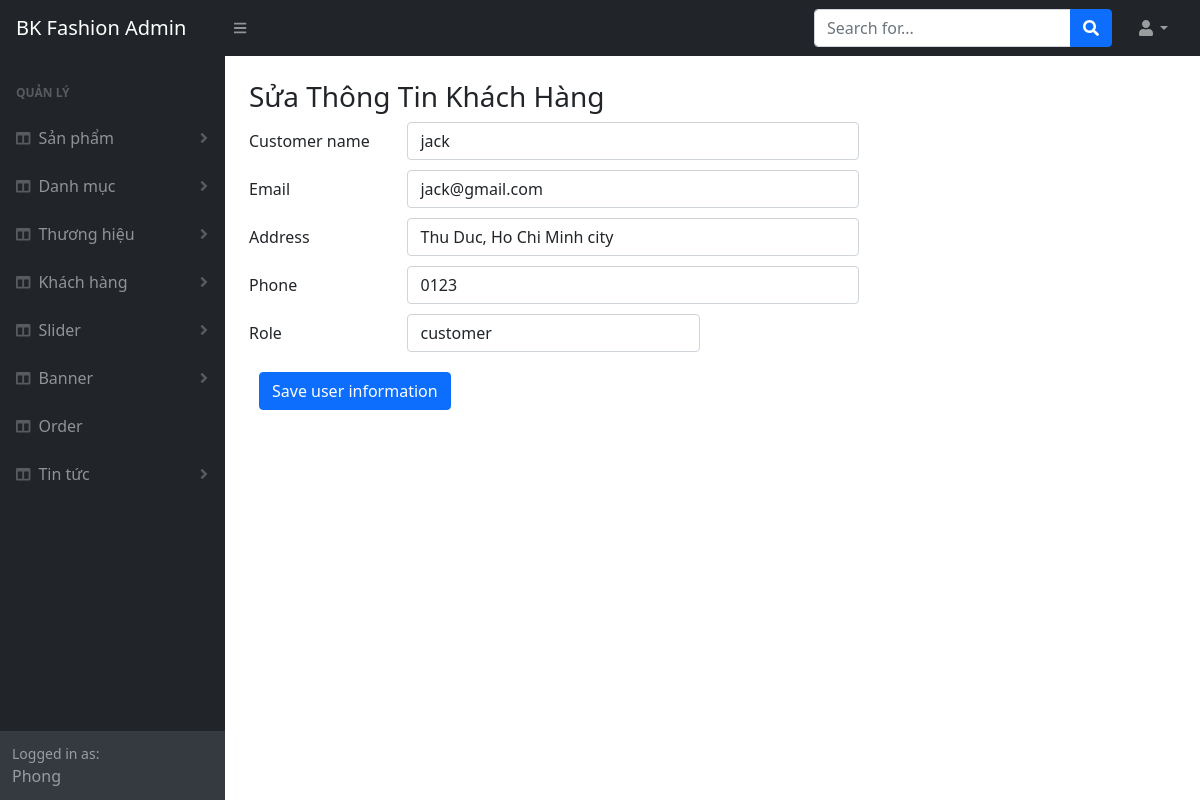
The app's page /admin/clientEdit.php?userId=1 (signed in) with its own data.
### tables this page shows
CREATE TABLE `tbl_user` (
  `userId` int(11) NOT NULL,
  `name` varchar(255) NOT NULL,
  `email` varchar(255) NOT NULL,
  `address` varchar(255) NOT NULL,
  `phone` varchar(30) NOT NULL,
  `password` varchar(255) NOT NULL,
  `role` varchar(30) NOT NULL
);

### lib/database.php (called while the page is built, shortened)
<?php
Class Database{
   public $host   = DB_HOST;
   public $user   = DB_USER;
   public $pass   = DB_PASS;
   public $dbname = DB_NAME;
   public $link;
private function connectDB(){
   $this->link = new mysqli($this->host, $this->user, $this->pass,
    $this->dbname);
   mysqli_set_charset($this->link,"utf8");
 }
public function select($query){
  $result = $this->link->query($query) or
   die($this->link->error.__LINE__);
  if($result->num_rows > 0){
    return $result;
  } else {
    return false;
  }
 }
}

### classes/user.php (called while the page is built, shortened)
<?php
	$filepath = realpath(dirname(__FILE__));
	include_once ($filepath.'/../lib/database.php');
class user
{
	private $db;
	public function __construct()
	{
		$this->db = new Database();
	}
        public function getUserById($id) {
            $query ="SELECT * FROM tbl_user WHERE userId = '$id' ORDER BY userId DESC";
            $result = $this->db->select($query);
            return $result;
        }
}
?>

### admin/clientEdit.php (the view, shortened to what this page needs)
<?php  ob_start(); include 'inc_admin/header.php' ?>
<?php include 'inc_admin/sidebar.php' ?>
<?php include '../classes/user.php';
	if(isset($_GET['userId'])  && $_GET['userId'] != NULL) {
        $userId = $_GET['userId'];
    }
    else{
        echo "<script>window.location ='client.php'</script>";
    }
	$user = new user();
?>
<div id="layoutSidenav_content">
    <main>
        <div class="container-fluid px-4">
            <h3 class="mt-4">Sửa Thông Tin Khách Hàng</h3>
             <?php
             $getUser= $user->getUserById($userId);
             if($getUser){
                    while($userRow = $getUser->fetch_assoc())
                            {
             ?>
            <form action="" method="post" enctype="multipart/form-data">
	          <div class="form-group row">
		          	<label for="userName" class="col-sm-2 col-form-label">Customer name</label>
				    <div class="col-sm-6">
				      <input type="text" class="form-control" id="userName" name="userName" value="<?php echo $userRow['name']; ?>">
				    </div>
	          </div>
              <div class="form-group row">
		          	<label for="userMail" class="col-sm-2 col-form-label">Email</label>
				    <div class="col-sm-6">
				      <input type="email" class="form-control" id="userMail" name="userMail" value="<?php echo $userRow['email']; ?>">
				    </div>
	          </div>
              <div class="form-group row">
		          	<label for="userAdress" class="col-sm-2 col-form-label">Address</label>
				    <div class="col-sm-6">
				      <input type="text" class="form-control" id="userAdress" name="userAdress" value="<?php echo $userRow['address']; ?>">
				    </div>
	          </div>
              <div class="form-group row">
		          	<label for="userPhone" class="col-sm-2 col-form-label">Phone</label>
				    <div class="col-sm-6">
				      <input type="text" class="form-control" id="userPhone" name="userPhone" value="<?php echo $userRow['phone']; ?>">
				    </div>
	          </div>
	          <div class="form-group row">
		          	<label for="select" class="col-sm-2 col-form-label">Role</label>
		          	<div class="col-sm-4">
		          		<select id="select" name="role"  class="form-control" >
                                <?php
                                if($userRow['role'] == 'customer'){
                                    echo '<option value="customer" selected>customer</option>
                                    <option value="admin">admin</option>';
                                }
                                else
                                {
                                    echo '<option value="admin" selected>admin</option>
                                    <option value="customer">customer</option>';
                                }
                                ?>
	                        </select>
		          	</div>
	           </div>
				<div  style="padding:10px">
		          	<button type="submit" class="btn btn-primary" name="submit">Save user information</button>
			    </div>
		    </form>
		    <?php
		    	}
		    }
		    else {
		    	        	     header("Location:../404.php");
		    }
		    ?>
         </div>
	</main>
</div>
<?php include 'inc_admin/footer.php' ?>

### records on screen
tbl_user: userName "jack", userMail "jack@gmail.com", userAdress "Thu Duc, Ho Chi Minh city", userPhone "0123", role "customer"

### other values on screen
Session::get('user_name') "Phong"
